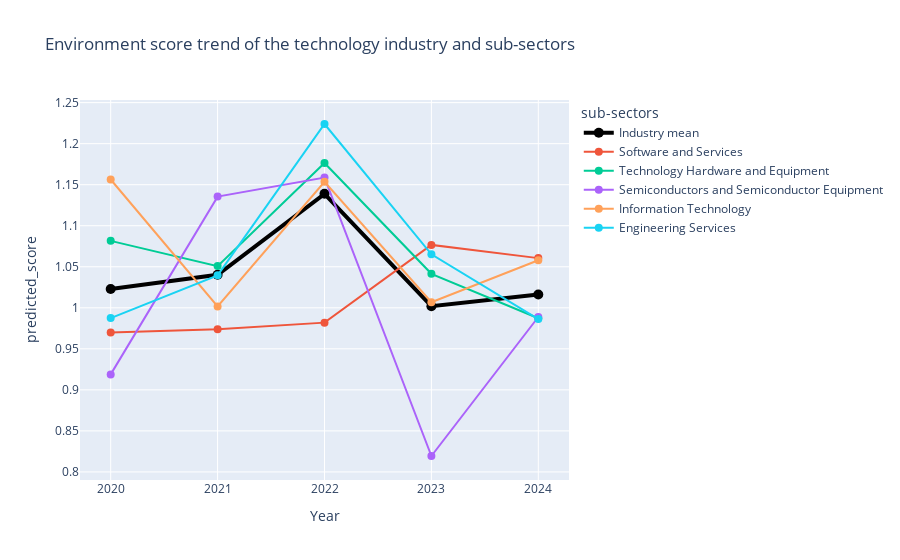

This figure's notebook cell:
### Code cell
fig_esg_trend = px.line(esg_industry_plot_data, x = "Year", y = "predicted_score", color = "sub-sectors",
                      markers = True, 
                      title = "Environment score trend of the technology industry and sub-sectors")

fig_esg_trend.update_xaxes(dtick = 1)

fig_esg_trend.update_traces(
    hovertemplate = 'Year: %{x} <br> ESG Score: %{y} <extra></extra>', 
    marker = dict(size = 8)
)

fig_esg_trend.update_traces(selector = dict(name = 'Industry mean'),
                  line = dict(width = 4, color = "black"), 
                  marker = dict(size = 10, color = "black")) 

fig_esg_trend.show()

### Figure 1 — Plotly figure (JSON) as saved in the notebook; plotly's stock layout.template omitted (floating-point values rounded to 4 significant figures)
{"data": [{"hovertemplate": "Year: %{x} <br> ESG Score: %{y} <extra></extra>", "legendgroup": "Industry mean", "line": {"color": "black", "dash": "solid", "width": 4}, "marker": {"color": "black", "size": 10, "symbol": "circle"}, "mode": "lines+markers", "name": "Industry mean", "orientation": "v", "showlegend": true, "type": "scatter", "x": [2020, 2021, 2022, 2023, 2024], "xaxis": "x", "y": [1.023, 1.04, 1.139, 1.002, 1.016], "yaxis": "y"}, {"hovertemplate": "Year: %{x} <br> ESG Score: %{y} <extra></extra>", "legendgroup": "Software and Services", "line": {"color": "#EF553B", "dash": "solid"}, "marker": {"size": 8, "symbol": "circle"}, "mode": "lines+markers", "name": "Software and Services", "orientation": "v", "showlegend": true, "type": "scatter", "x": [2020, 2021, 2022, 2023, 2024], "xaxis": "x", "y": [0.9698, 0.9739, 0.9819, 1.077, 1.061], "yaxis": "y"}, {"hovertemplate": "Year: %{x} <br> ESG Score: %{y} <extra></extra>", "legendgroup": "Technology Hardware and Equipment", "line": {"color": "#00cc96", "dash": "solid"}, "marker": {"size": 8, "symbol": "circle"}, "mode": "lines+markers", "name": "Technology Hardware and Equipment", "orientation": "v", "showlegend": true, "type": "scatter", "x": [2020, 2021, 2022, 2023, 2024], "xaxis": "x", "y": [1.082, 1.051, 1.176, 1.041, 0.9873], "yaxis": "y"}, {"hovertemplate": "Year: %{x} <br> ESG Score: %{y} <extra></extra>", "legendgroup": "Semiconductors and Semiconductor Equipment", "line": {"color": "#ab63fa", "dash": "solid"}, "marker": {"size": 8, "symbol": "circle"}, "mode": "lines+markers", "name": "Semiconductors and Semiconductor Equipment", "orientation": "v", "showlegend": true, "type": "scatter", "x": [2020, 2021, 2022, 2023, 2024], "xaxis": "x", "y": [0.9188, 1.135, 1.159, 0.8194, 0.9888], "yaxis": "y"}, {"hovertemplate": "Year: %{x} <br> ESG Score: %{y} <extra></extra>", "legendgroup": "Information Technology", "line": {"color": "#FFA15A", "dash": "solid"}, "marker": {"size": 8, "symbol": "circle"}, "mode": "lines+markers", "name": "Information Technology", "orientation": "v", "showlegend": true, "type": "scatter", "x": [2020, 2021, 2022, 2023, 2024], "xaxis": "x", "y": [1.156, 1.002, 1.153, 1.007, 1.058], "yaxis": "y"}, {"hovertemplate": "Year: %{x} <br> ESG Score: %{y} <extra></extra>", "legendgroup": "Engineering Services", "line": {"color": "#19d3f3", "dash": "solid"}, "marker": {"size": 8, "symbol": "circle"}, "mode": "lines+markers", "name": "Engineering Services", "orientation": "v", "showlegend": true, "type": "scatter", "x": [2020, 2021, 2022, 2023, 2024], "xaxis": "x", "y": [0.9875, 1.04, 1.224, 1.065, 0.9862], "yaxis": "y"}], "layout": {"legend": {"title": {"text": "sub-sectors"}, "tracegroupgap": 0}, "title": {"text": "Environment score trend of the technology industry and sub-sectors"}, "xaxis": {"anchor": "y", "domain": [0, 1], "dtick": 1, "title": {"text": "Year"}}, "yaxis": {"anchor": "x", "domain": [0, 1], "title": {"text": "predicted_score"}}}}
